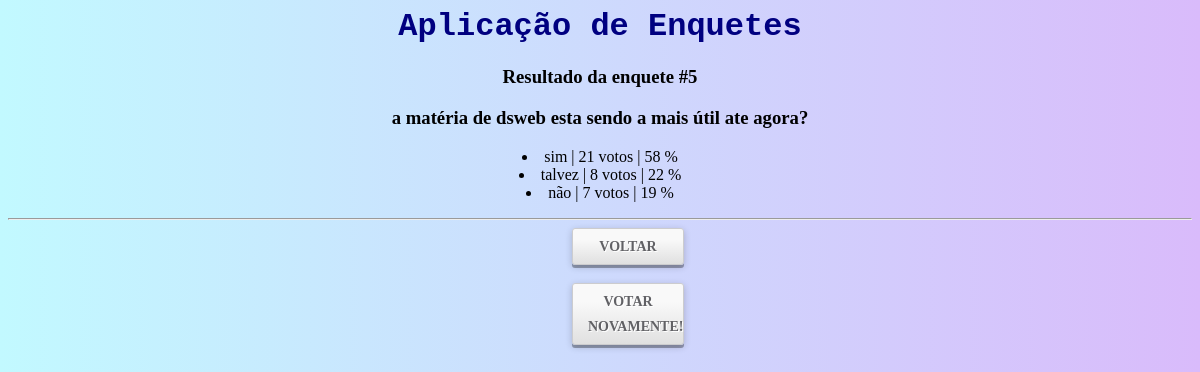
The app's page /enquete/5/resultado/ with its own data.
### enquete/models.py (models this page shows, shortened)
class Pergunta(models.Model):
    enunciado = models.CharField(max_length = 200)
    data_pub = models.DateTimeField('data de publicação')
    data_fim = models.DateField('Data de encerramento', null = True)
    def total_de_votos(self):
        total = 0
        for alt in self.alternativa_set.all():
            total += alt.votos_quant
        return total
    def alternativas_ordenadas(self):
        return self.alternativa_set.order_by('-votos_quant')
    def pubicada_recentemente(self):
        marco_48h = timezone.now() - datetime.timedelta(hours = 48)
        agora = timezone.now()
        return marco_48h <= self.data_pub <= agora
    pubicada_recentemente.admin_order_field = 'data_pub'
    pubicada_recentemente.boolean = True
    pubicada_recentemente.short_description = 'recente?'

class Alternativa(models.Model):
    pergunta = models.ForeignKey(Pergunta, on_delete = models.CASCADE)
    texto = models.CharField(max_length = 100)
    votos_quant = models.IntegerField(default = 0)
    def porcentagem(self):
        return (self.votos_quant / self.pergunta.total_de_votos()) * 100

### enquete/views.py (the view)
class ResultadoView(View):
    def get(self, request, *args, **kwargs):
        pergunta = get_object_or_404(Pergunta, pk = kwargs['pk'])
        return render(request, 'enquete/resultado.html', {'pergunta': pergunta})

### enquete/templates/enquete/resultado.html (shortened to what this page needs)
<html>
    {% load static %}
    <head>
        <link rel="stylesheet" href="{% static 'mysite/css/style.css' %}">
    </head>
    <body>
        <h1>Aplicação de Enquetes</h1>
        <h3>Resultado da enquete #{{ pergunta.id }}</h3>
        <h3>{{ pergunta.enunciado }}</h3>
        <p>
            {% for alt in pergunta.alternativas_ordenadas %}
                <li>{{ alt.texto }} | {{ alt.votos_quant }} voto{{ alt.votos_quant | pluralize }} | {{alt.porcentagem | floatformat:0}} % </li>
            {% endfor %}
        </p>
        <hr/>
        <a class="botao01" href="{% url 'enquete:index' %}">Voltar</a> <br/>
    <a class="botao01" href="{% url 'enquete:detalhes' pergunta.id %}">Votar novamente!</a>
    </body>
</html>

### static/mysite/css/style.css (style rules this page uses)
body { background: -webkit-linear-gradient(left, #c2f9ff, #d9bbfb); background: -moz-linear-gradient(left, #c2f9ff, #d9bbfb); background: -ms-linear-gradient(left, #c2f9ff, #d9bbfb); background: -o-linear-gradient(left, #c2f9ff, #d9bbfb); background: linear-gradient(to right, #c2f9ff, #d9bbfb); text-align: center; }
h1, h2 { color: navy; font-family: Chalkduster, monospace; }
.botao01 { background: -webkit-linear-gradient(bottom, #E0E0E0, #F9F9F9 70%); background: -moz-linear-gradient(bottom, #E0E0E0, #F9F9F9 70%); background: -o-linear-gradient(bottom, #E0E0E0, #F9F9F9 70%); background: -ms-linear-gradient(bottom, #E0E0E0, #F9F9F9 70%); background: linear-gradient(bottom, #E0E0E0, #F9F9F9 70%); border: 1px solid #CCCCCE; border-radius: 3px; box-shadow: 0 3px 0 rgba(0, 0, 0, .3), 0 2px 7px rgba(0, 0, 0, 0.2); color: #616165; display: block; font-family: "Trebuchet MS"; font-size: 14px; font-weight: bold; line-height: 25px; text-align: center; text-decoration: none; text-transform: uppercase; text-shadow:1px 1px 0 #FFF; padding: 5px 15px; position: relative; width: 80px; margin-left: 47vw; }

### records on screen
Pergunta: id "5", enunciado "a matéria de dsweb esta sendo a mais útil ate agora?"
Alternativa: texto "sim", votos_quant "21", votos_quant|pluralize "s", porcentagem "58"
Alternativa: texto "talvez", votos_quant "8", votos_quant|pluralize "s", porcentagem "22"
Alternativa: texto "não", votos_quant "7", votos_quant|pluralize "s", porcentagem "19"
